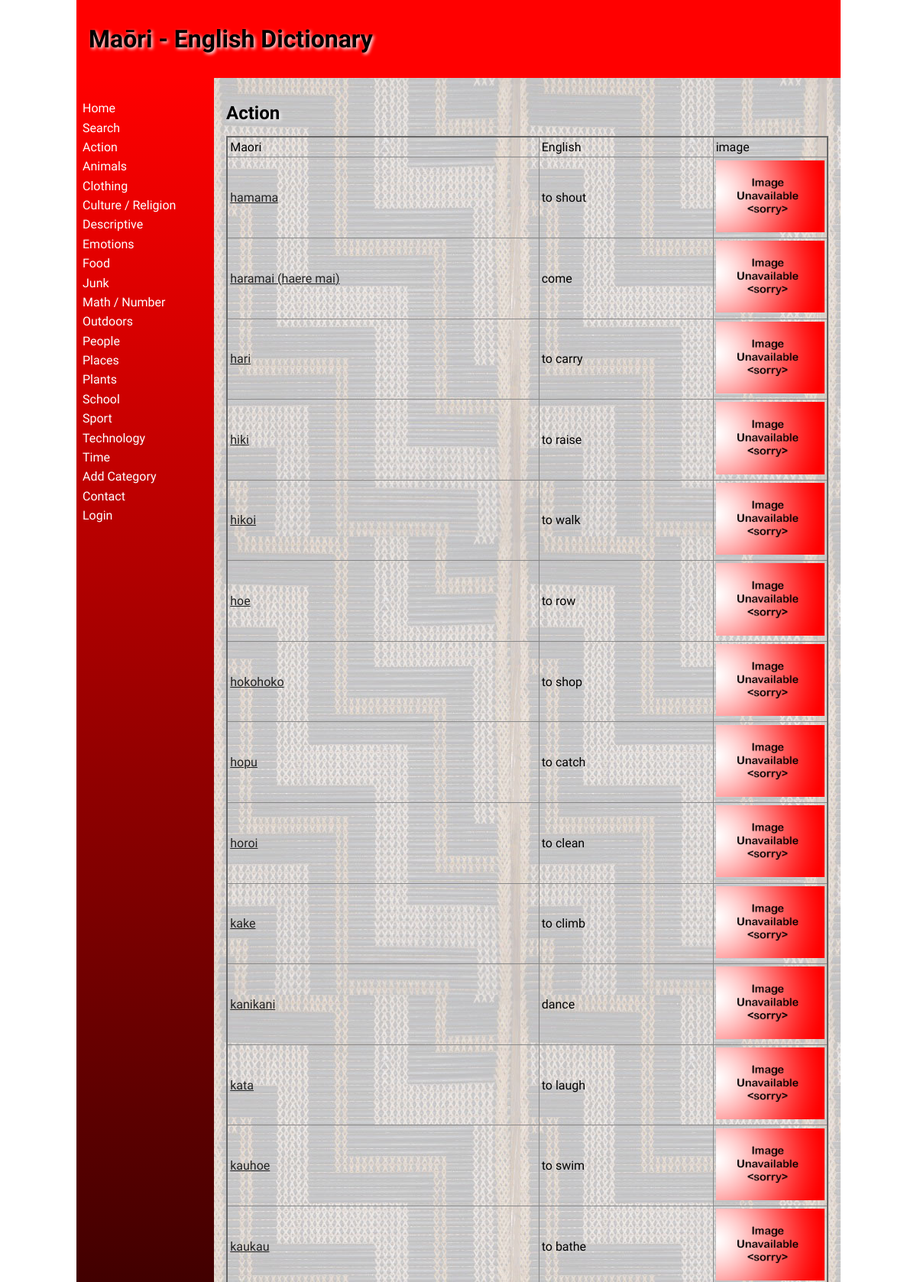
Page /category/1 (upper part) on the committed database.
### tables this page shows
CREATE TABLE "categories"
(
	id integer
		constraint Dictionary_pk
			primary key autoincrement,
	category varchar(30)
);

CREATE TABLE "Words"
(
    id          integer
        constraint Words_pk
            primary key,
    maori       varchar(30),
    english     varchar(30),
    category    varchar(30),
    definition  varchar(300),
    level       integer(10),
    image       varchar(30),
    user_id     integer
        references User,
    timestamp   datatime,
    category_id integer
        constraint Words_category_id_fk
            references categories
, username varchar(30));

### app.py (the view, shortened to what this page needs)
@app.route('/category/<category_id>', methods=['POST', 'GET'])
def category(category_id):
    con = create_connection(DATABASE)
    query = "SELECT id, category FROM categories WHERE id = ?"  # select data from database
    cur = con.cursor()
    cur.execute(query, (category_id,))
    category = cur.fetchall()
    print(category_id, category)
    query = "SELECT id, maori, english, image FROM Words WHERE category_id=? ORDER BY maori ASC"
    cur = con.cursor()
    cur.execute(query, (category_id,))  # executes the query
    words_list = cur.fetchall()  # put result into a list
    con.close()
    return render_template('category.html', categories=category_list(), words_list=words_list, category=category[0],
                           logged_in=is_logged_in(), catID=category_id, logged_in_teacher=is_logged_in_teacher())

### app.py (called while the page is built)
def create_connection(db_file):
    try:
        connection = sqlite3.connect(db_file)
        connection.execute('pragma foreign_keys=ON')
        return connection
    except Error as e:
        print(e)
    return None

def is_logged_in():
    if session.get("email") is None:  # if there is no email the user are not logged in
        print("not logged in")
        return False
    else:
        print("logged in")
        return True

def is_logged_in_teacher():
    if session.get("teacher") == "Y":  # if the user is the teacher
        print("logged in as teacher")
        return True
    else:
        print("logged in as student")
        return False

def category_list():
    con = create_connection(DATABASE)
    query = "SELECT id, category FROM categories ORDER BY category ASC"  # select category fom
    cur = con.cursor()
    cur.execute(query)
    category_list = cur.fetchall()
    cur.close()
    return category_list

### templates/category.html (shortened to what this page needs)
{% extends 'base.html' %}
{% block heading %}Maōri - English Dictionary{% endblock %}
{% block main %}
    <h2>{{ category[1]}}{% if logged_in_teacher %}<a href="/deletecategory/{{ category[0]}}/{{ category[1]}}">- Delete Category</a>{% endif %}</h2>
<table class="cart-table">
    <thead>
    <tr>
        <td>Maori</td>
        <td>English</td>
        <td>image</td>
    </tr>
    </thead>
    <tbody>
    {%  for word in words_list %}
    <tr>
        <td><a href="/word/{{ word[0] }}">{{ word[1] }}</a></td>
        <td>{{ word[2] }}</td>
        <td width="150px"><img src="/static/images/{{ word[3] }}.jpg"  alt=""></td>
    </tr>
    {% endfor %}
    </tbody>
</table>
{% endblock %}

### templates/base.html (shortened to what this page needs)
<!doctype html>
<html lang="en">
<head>
	<link href="{{ url_for('static', filename='css/style.css') }}" rel="stylesheet">
</head>
<body>
	<div id="container">
		<header>
			<h1>{% block heading %}{% endblock %}</h1>
		</header>
		<nav>
			<ul>
                <li><a href="\">Home</a></li>
                <li><a href="/search">Search</a></li>
                <div class="category">
                {% for category in categories %}
                <tr>
                    <li><a href="/category/{{ category[0]}}">{{ category[1]}}</a></li>
                </tr>
                {% endfor %}
                </div>
                <li><a href="/add_category">Add Category</a></li>
                <li><a href="/contact">Contact</a></li>
                {% if logged_in %}
                    <li><a href="/logout">Log Out(Logged as {{ session.first_name }})</a></li>
				{% else %}
                    <li><a href="/login">Login</a></li>
                {% endif %}
			</ul>
		</nav>
		<main>
            {% block main%}{% endblock %}
        </main>
	</div>
</body>
</html>

### static/css/style.css (style rules this page uses)
* { font-family: Comfortaa, sans-serif; margin: 0; padding: 0; box-sizing: border-box; }
#container { display: grid; grid-template-columns: 75px auto; grid-template-areas: 'nav header' 'main main' 'footer footer'; }
header { grid-area: header; background-color: #f00; padding: 1rem; }
nav { grid-area: nav; }
main { grid-area: main; padding: 1rem; background-color: #edd; }
h1, h2, h3, h4 { padding: 1rem 0; font-family: 'Suez One', serif; color: #000; text-shadow: 2px 2px 4px #fff; }
a { color: #222; }
img { width: 100%; }
table { width: 100%; border: 2px solid #666; border-collapse: collapse; }
th, td { border: 1px solid #888; padding: 0.2rem; text-align: left; }
@media only screen and (min-width: 768px) { #container { grid-template-columns: 180px auto; grid-template-areas: 'header header' 'nav main' 'footer footer'; } }
@media only screen and (min-width: 768px) { nav { background: linear-gradient(180deg, rgba(255,0,0,1) 0%, rgba(0, 0, 0, 1) 50%, rgba(255,0,0,1) 100%); padding: 0.5rem; } }
@media only screen and (min-width: 768px) { nav ul { list-style: none; } }
@media only screen and (min-width: 768px) { nav li { padding: 0.2rem 0; } }
@media only screen and (min-width: 768px) { nav a { color: #fff; text-decoration: none; } }
@media only screen and (min-width: 768px) { main { background-image: url('/static/images/poutama.jpg'); } }
@media only screen and (min-width: 1000px) { #container { width: 1000px; margin: auto; } }

### rows in the picture
categories: category "Action"
categories: category "Animals"
categories: category "Clothing"
categories: category "Culture / Religion"
categories: category "Descriptive"
categories: category "Emotions"
categories: category "Food"
categories: category "Junk"
categories: category "Math / Number"
categories: category "Outdoors"
categories: category "People"
categories: category "Places"
categories: category "Plants"
categories: category "School"
categories: category "Sport"
categories: category "Technology"
categories: category "Time"
Words: maori "hamama", english "to shout", image (placeholder picture)
Words: maori "haramai (haere mai)", english "come", image (placeholder picture)
Words: maori "hari", english "to carry", image (placeholder picture)
Words: maori "hiki", english "to raise", image (placeholder picture)
Words: maori "hikoi", english "to walk", image (placeholder picture)
Words: maori "hoe", english "to row", image (placeholder picture)
Words: maori "hokohoko", english "to shop", image (placeholder picture)
Words: maori "hopu", english "to catch", image (placeholder picture)
Words: maori "horoi", english "to clean", image (placeholder picture)
Words: maori "kake", english "to climb", image (placeholder picture)
Words: maori "kanikani", english "dance", image (placeholder picture)
Words: maori "kata", english "to laugh", image (placeholder picture)
Words: maori "kauhoe", english "to swim", image (placeholder picture)
Words: maori "kaukau", english "to bathe", image (placeholder picture)
